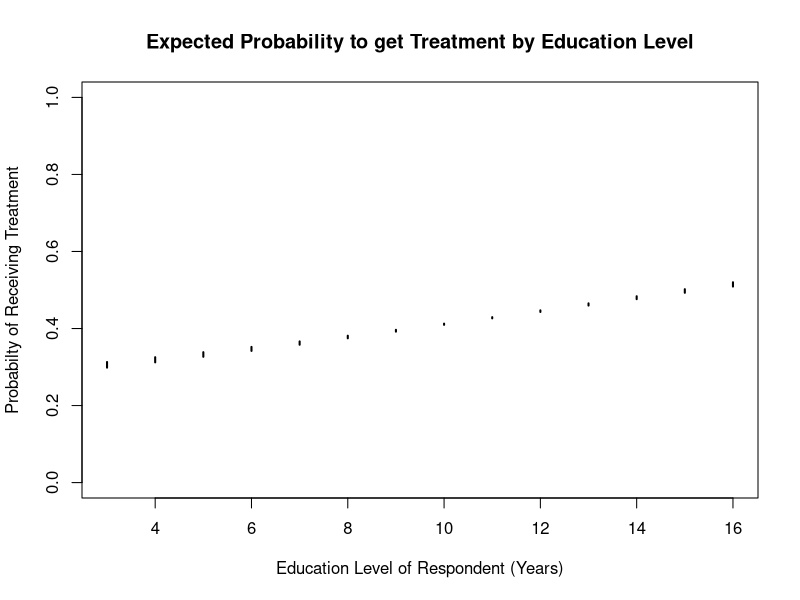
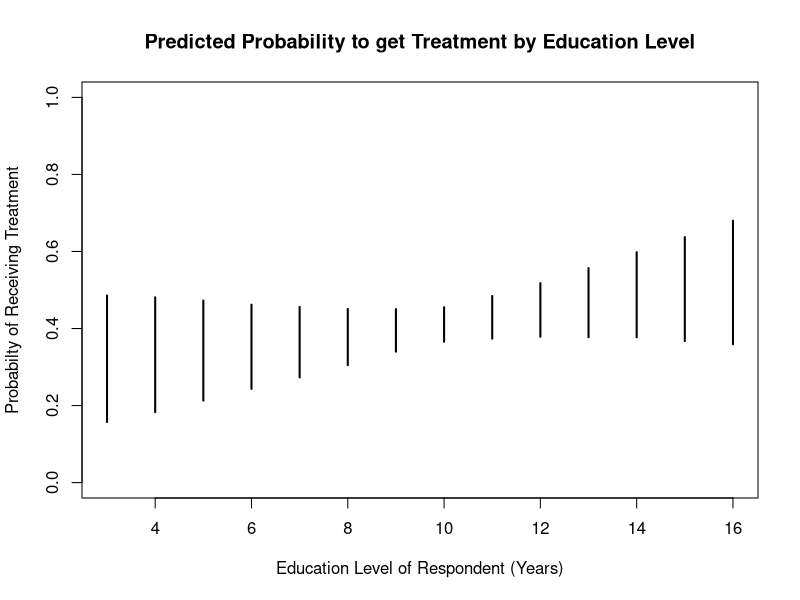

Generate these figures, in order, with R:
library(Matching)
library(arm)
# import lalonde dataset 
data("lalonde") 
# train model 
glm_lalonde = glm(treat~age+educ+hisp+re74+re75, family = "binomial", data = lalonde) 

get_pred_02 = function(coefs, person) {
  pred = coefs[1] + 
    person[1]*coefs[2] +
    person[2]*coefs[3] +
    person[3]*coefs[4] + 
    person[4]*coefs[5] +
    person[5]*coefs[6] 
  
  return(exp(pred) / (1 + exp(pred)))
}

# empty matrix for expected values
expected_value_matrix_02 = matrix(NA, nrow = 20, ncol = 14) 
for (j in 1:20){
  # simulate 500 models like lm_lalonde
  sim_lalonde_02 = sim(glm_lalonde, n.sims = 500) 
  # storage matrix for predicted values
  storage_matrix_lalonde_02 = matrix(NA, nrow = 500, ncol = 14) 
  
  for (educ in c(3:16)){
    for (i in 1:nrow(sim_lalonde_02@coef)){
      # set all predictors to their means except age
      avg_person = c(mean(lalonde$age), educ,
                     mean(lalonde$hisp),
                     mean(lalonde$re74), 
                     mean(lalonde$re75)) 
      # update matrix
      storage_matrix_lalonde_02[i, educ-2] = get_pred_02(sim_lalonde_02@coef[i, ], avg_person) 
    }
  }
  # take the mean of matrix column-wise
  mean_educ_02 <- apply(storage_matrix_lalonde_02, 2, mean) 
  # update expected value matrix
  expected_value_matrix_02[j, ] = mean_educ_02 
}
# find confidence interval of expected values
conf_int_exp_educ_02 <- apply(expected_value_matrix_02, 2, quantile, probs = c(0.025, 0.975)) 

# plot canvas for figure
plot(x = c(0:20), y = c(0:20), type = "n", xlim = c(3,16), ylim = c(0,1),
     main = "Expected Probability to get Treatment by Education Level", 
     xlab = "Education Level of Respondent (Years)", 
     ylab = "Probabilty of Receiving Treatment") 

# plot confidence intervals for all ages
for (educ in 3:16) {
  segments(
    x0 = educ,
    y0 = conf_int_exp_educ_02[1, educ - 2],
    x1 = educ,
    y1 = conf_int_exp_educ_02[2, educ - 2],
    lwd = 2)
}

# simulate 500 models like lm_lalonde
sim_lalonde_02 = sim(glm_lalonde, n.sims = 500) 
# storage matrix for predicted values  
storage_matrix_lalonde_02 = matrix(NA, nrow = 500, ncol = 14) 

for (educ in c(3:16)){
  for (i in 1:nrow(sim_lalonde_02@coef)){
    # set all predictors to their means except age
    avg_person = c(mean(lalonde$age), educ,
                   mean(lalonde$hisp),
                   mean(lalonde$re74), 
                   mean(lalonde$re75)) 
    # update matrix
    storage_matrix_lalonde_02[i, educ-2] = get_pred_02(sim_lalonde_02@coef[i, ], avg_person) 
  }
}
conf_int_educ_02 <- apply(storage_matrix_lalonde_02, 2, quantile, probs = c(0.025, 0.975))

# plot canvas for figure
plot(x = c(0:20), y = c(0:20), type = "n", xlim = c(3,16), ylim = c(0, 1),  
     main = "Predicted Probability to get Treatment by Education Level", 
     xlab = "Education Level of Respondent (Years)", 
     ylab = "Probabilty of Receiving Treatment")

# plot confidence intervals for all ages
for (educ in 3:16) {
  segments(
    x0 = educ,
    y0 = conf_int_educ_02[1, educ - 2],
    x1 = educ,
    y1 = conf_int_educ_02[2, educ - 2],
    lwd = 2)
}
